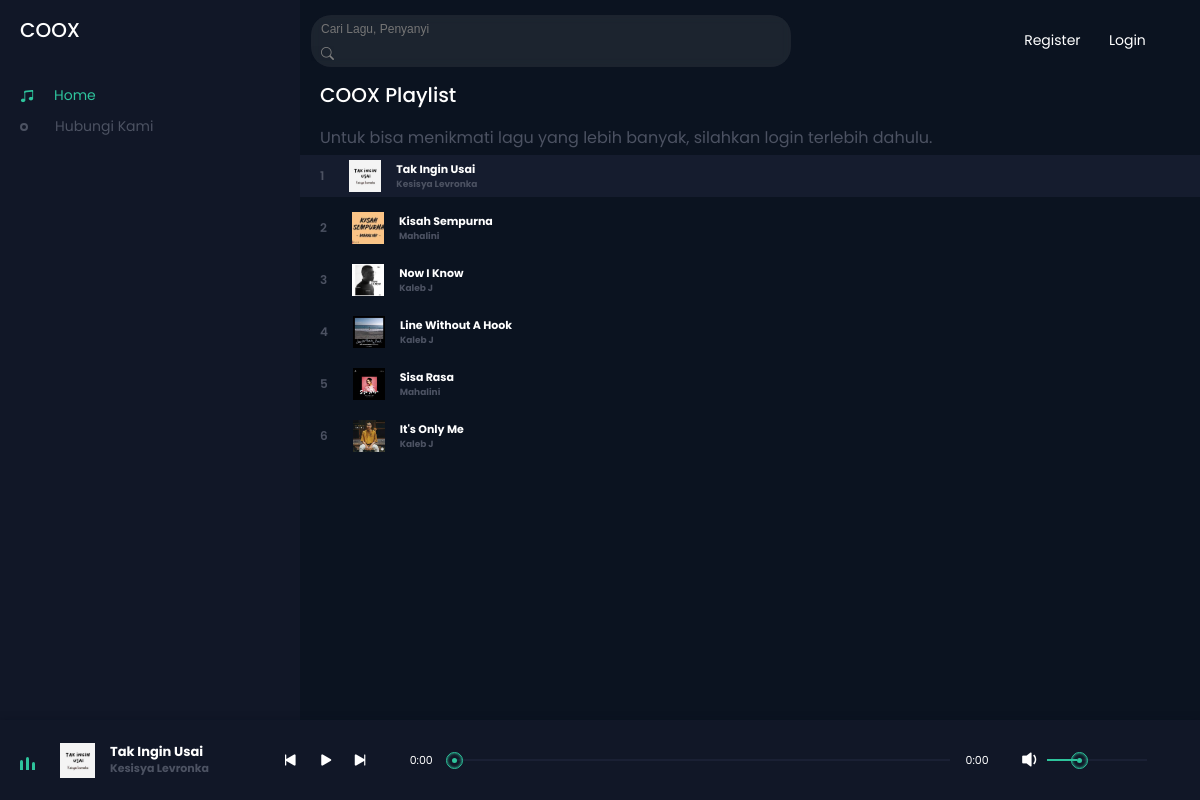
The page / on the database its author committed.
### tables this page shows
CREATE TABLE `lagu` (
  `id_lagu` int(11) NOT NULL,
  `judul_lagu` varchar(255) NOT NULL,
  `penyanyi` varchar(255) NOT NULL,
  `file_poster` varchar(255) NOT NULL,
  `file_lagu` varchar(255) NOT NULL,
  `kategori` varchar(255) NOT NULL
);

### index.php (the view, shortened to what this page needs)
<?php
    include "koneksi.php";
    $data = [];
    if (isset($_SESSION['id_user'])) {
        if (isset($_GET['keyword'])) {
            $keyword = $_GET['keyword'];
            $sql = "SELECT * FROM lagu LIMIT 1";
            $query = mysqli_query($konek,$sql) or die(mysqli_error($konek));
            while ($row = mysqli_fetch_assoc($query)) {
                $data[] = $row;
            }
            $idLagu0 = $data[0]['id_lagu'];
            $sql = "SELECT * FROM lagu WHERE
            (judul_lagu LIKE '%$keyword%' or
            penyanyi LIKE '%$keyword%' or
            kategori LIKE '%$keyword%')";
            $query = mysqli_query($konek,$sql) or die(mysqli_error($konek));
            $banyakLaguTampil = mysqli_num_rows($query);
            $sql = "SELECT * FROM lagu WHERE
            (judul_lagu LIKE '%$keyword%' or
            penyanyi LIKE '%$keyword%' or
            kategori LIKE '%$keyword%') and id_lagu!='$idLagu0'";
            $query = mysqli_query($konek,$sql) or die(mysqli_error($konek));
            while ($row = mysqli_fetch_assoc($query)) {
                $data[] = $row;
            }
        } else {
            $sql =  "SELECT * FROM lagu";
            $query = mysqli_query($konek,$sql) or die(mysqli_error($konek));
            $banyakLaguTampil = mysqli_num_rows($query);
            while ($row = mysqli_fetch_assoc($query)) {
                $data[] = $row;
            }
        }
        $id_user = $_SESSION['id_user'];
        $sql = "SELECT * FROM user WHERE id_user='$id_user'";
        $query = mysqli_query($konek,$sql) or die(mysqli_error($konek));
        $user = mysqli_fetch_assoc($query);
    } else {
        if (isset($_GET['keyword'])) {
            $keyword = $_GET['keyword'];
            $sql = "SELECT * FROM lagu LIMIT 1";
            $query = mysqli_query($konek,$sql) or die(mysqli_error($konek));
            while ($row = mysqli_fetch_assoc($query)) {
                $data[] = $row;
            }
            $idLagu0 = $data[0]['id_lagu'];
            $sql = "SELECT * FROM lagu WHERE
            (judul_lagu LIKE '%$keyword%' or
            penyanyi LIKE '%$keyword%') and
            kategori='non-premium'";
            $query = mysqli_query($konek,$sql) or die(mysqli_error($konek));
            $banyakLaguTampil = mysqli_num_rows($query);
            $sql = "SELECT * FROM lagu WHERE
            (judul_lagu LIKE '%$keyword%' or
            penyanyi LIKE '%$keyword%') and
            kategori='non-premium' and id_lagu!='$idLagu0'";
            $query = mysqli_query($konek,$sql) or die(mysqli_error($konek));
            while ($row = mysqli_fetch_assoc($query)) {
                $data[] = $row;
            }
        } else {
            $sql =  "SELECT * FROM lagu WHERE kategori='non-premium'";
            $query = mysqli_query($konek,$sql) or die(mysqli_error($konek));
            $banyakLaguTampil = mysqli_num_rows($query);
            while ($row = mysqli_fetch_assoc($query)) {
                $data[] = $row;
            }
        }
    }
?>
<!DOCTYPE html>
<html lang="en">
<head>
    <link rel="stylesheet" href="style.css">
    <link rel="stylesheet" href="https://cdn.jsdelivr.net/npm/bootstrap-icons@1.10.2/font/bootstrap-icons.css">
</head>
<body>
    <header>
        <div class="menu-side">
            <h1>COOX</h1>
            <div class="playlist">
                <?php if (isset($_SESSION['id_user']) && $id_user == 1) : ?>
                    <h4 class="active"><a href="index.php"><span></span><i class="bi bi-music-note-beamed"></i>Home</a></h4>
                    <h4><a href="lihat_data.php"><span></span><i class="bi bi-music-note-beamed"></i>Lihat Data</a></h4>
                    <h4><a href="tambah_data.php"><span></span><i class="bi bi-music-note-beamed"></i>Tambah Data</a></h4>
                <?php else : ?>
                    <h4 class="active"><a href="index.php"><span></span><i class="bi bi-music-note-beamed"></i>Home</a></h4>
                    <h4><a href="hubungi_kami.php"><span></span><i class="bi bi-music-note-beamed"></i>Hubungi Kami</a></h4>
                <?php endif; ?>
            </div>
        </div>
        <div class="song-side">
            <nav>
                <div class="search">
                    <form action="" method="get">
                        <input type="text" name="keyword" id="keyword" autocomplete="off" placeholder="Cari Lagu, Penyanyi">
                        <button type="submit"><i class="bi bi-search"></i></button>
                    </form>
                </div>
                <div class="user">
                    <?php if (isset($_SESSION['id_user'])) : ?>
                        <div><?= $user['username'] ?></div>
                        <div><a href="logout.php">Logout</a></div>
                    <?php else : ?>
                        <div><a href="register.php">Register</a></div>
                        <div><a href="login.php">Login</a></div>
                    <?php endif; ?>
                </div>
            </nav>
            <div id="container" class="menu-song">
                <h1>COOX Playlist</h1>
                <?php if (!isset($_SESSION['id_user'])) : ?>
                    <p style="padding: 5px 0px 5px 20px; color: #4c5262;">Untuk bisa menikmati lagu yang lebih banyak, silahkan login terlebih dahulu.</p>
                <?php endif; ?>
                <?php $i = 1; ?>
                <?php foreach($data as $song) : ?>
                    <?php if ($banyakLaguTampil == count($data)) : ?>
                        <li class="song-item" id="<?= $song['id_lagu']?>" name="<?= $i ?>">
                            <span><?= $i++ ?></span>
                            <img src="img/<?= $song['file_poster'] ?>" alt="<?= $song['judul_lagu'] ?>">
                            <h5>
                                <?= $song['judul_lagu'] ?>
                                <div class="subtitle"><?= $song['penyanyi'] ?></div>
                            </h5>
                        </li>
                    <?php endif; ?>
                <?php endforeach; ?>
            </div>
        </div>
        <div class="master-play">
            <div class="wave">
                <div class="wave1"></div>
                <div class="wave1"></div>
                <div class="wave1"></div>
            </div>
            <img src="img/<?= $data[0]['file_poster'] ?>" alt="" id="poster-master-play">
            <h5 id="title">
                <?= $data[0]['judul_lagu'] ?> <br>
                <div class="subtitle"><?= $data[0]['penyanyi'] ?></div>
            </h5>
            <div class="icon">
                <i class="bi bi-skip-start-fill" id="back"></i>
                <i class="bi bi-play-fill" id="master-play"></i>
                <i class="bi bi-skip-end-fill" id="next"></i>
            </div>
            <span id="current-start">0:00</span>
            <div class="bar">
                <div class="dot" id="dot"></div>
            </div>
            <span id="current-end">0:00</span>
            <div class="vol">
                <i class="bi bi-volume-down-fill" id="vol-icon"></i>
                <div class="vol-bar"></div>
                <div class="dot" id="vol-dot"></div>
            </div>
        </div>
    </header>
</body>
</html>

### rows shown on the page
lagu: file_poster (picture), judul_lagu "Tak Ingin Usai", penyanyi "Kesisya Levronka"
lagu: file_poster (picture), judul_lagu "Kisah Sempurna", penyanyi "Mahalini"
lagu: file_poster (picture), judul_lagu "Now I Know", penyanyi "Kaleb J"
lagu: file_poster (picture), judul_lagu "Line Without A Hook", penyanyi "Kaleb J"
lagu: file_poster (picture), judul_lagu "Sisa Rasa", penyanyi "Mahalini"
lagu: file_poster (picture), judul_lagu "It's Only Me", penyanyi "Kaleb J"
